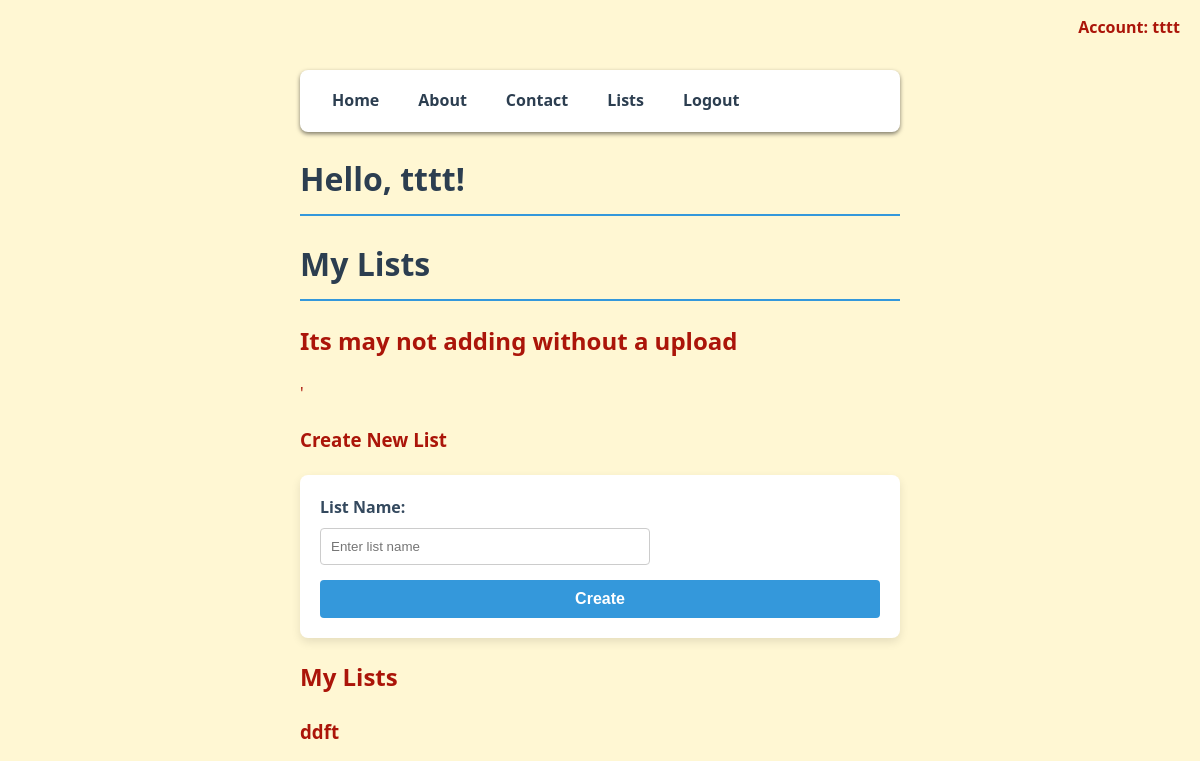
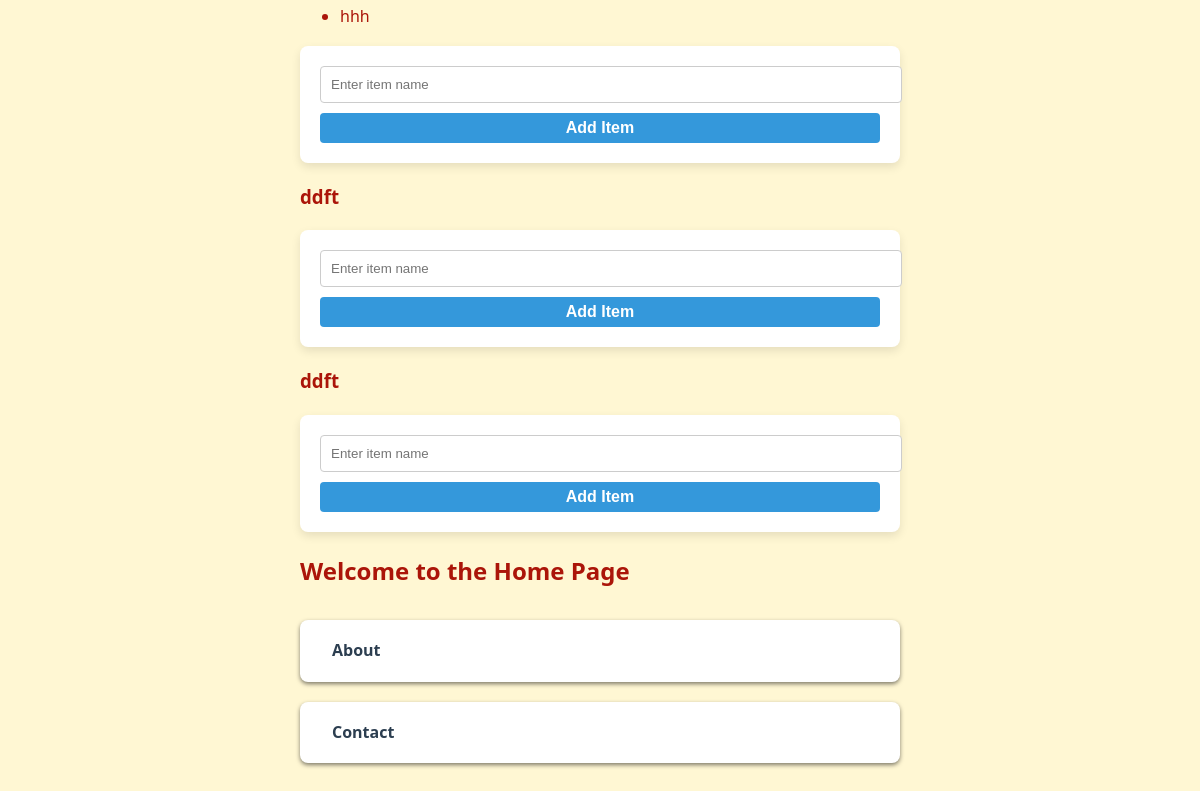
/ (signed in), run on an earlier commit of the app's database (2 pictures, top to bottom).
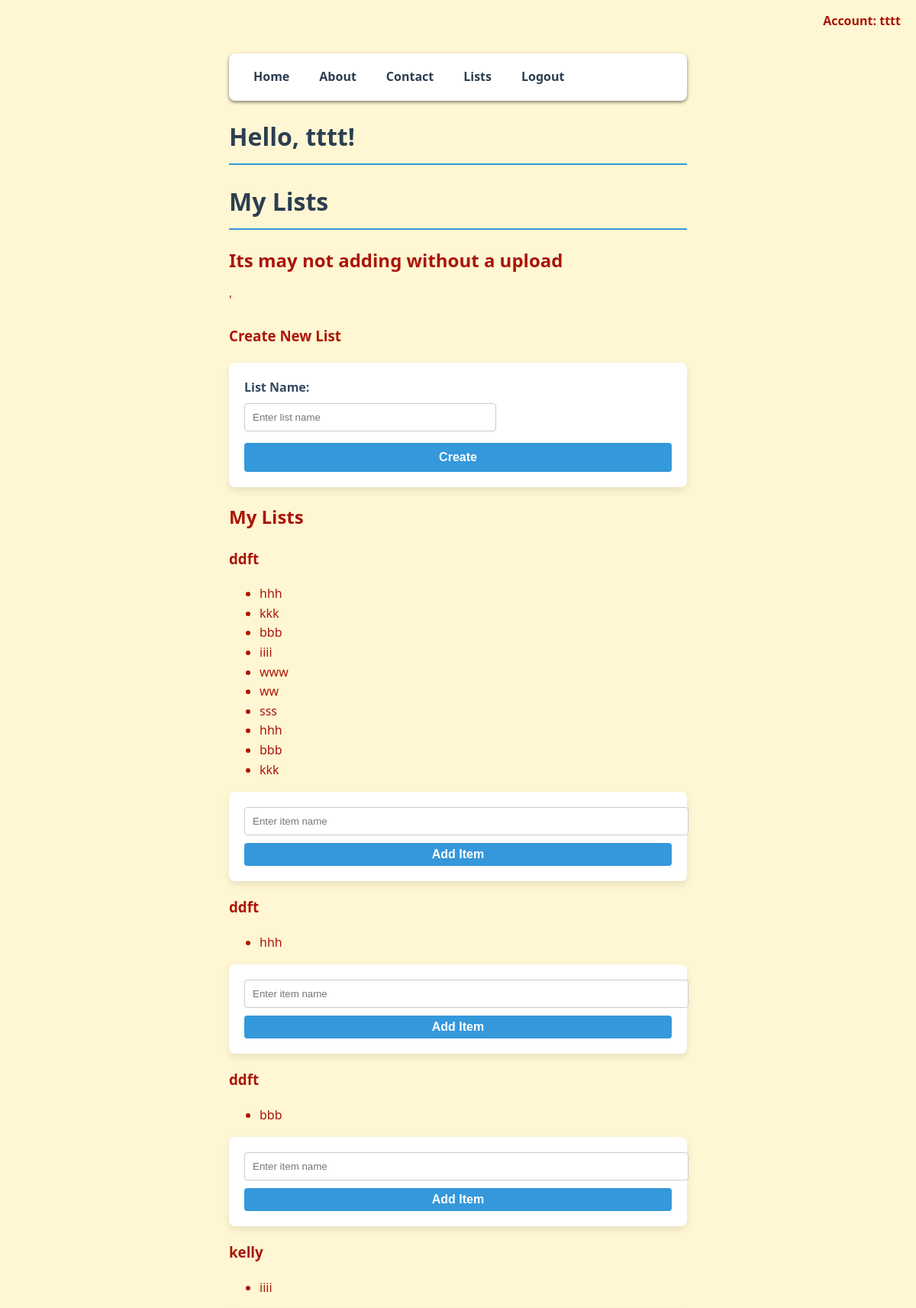
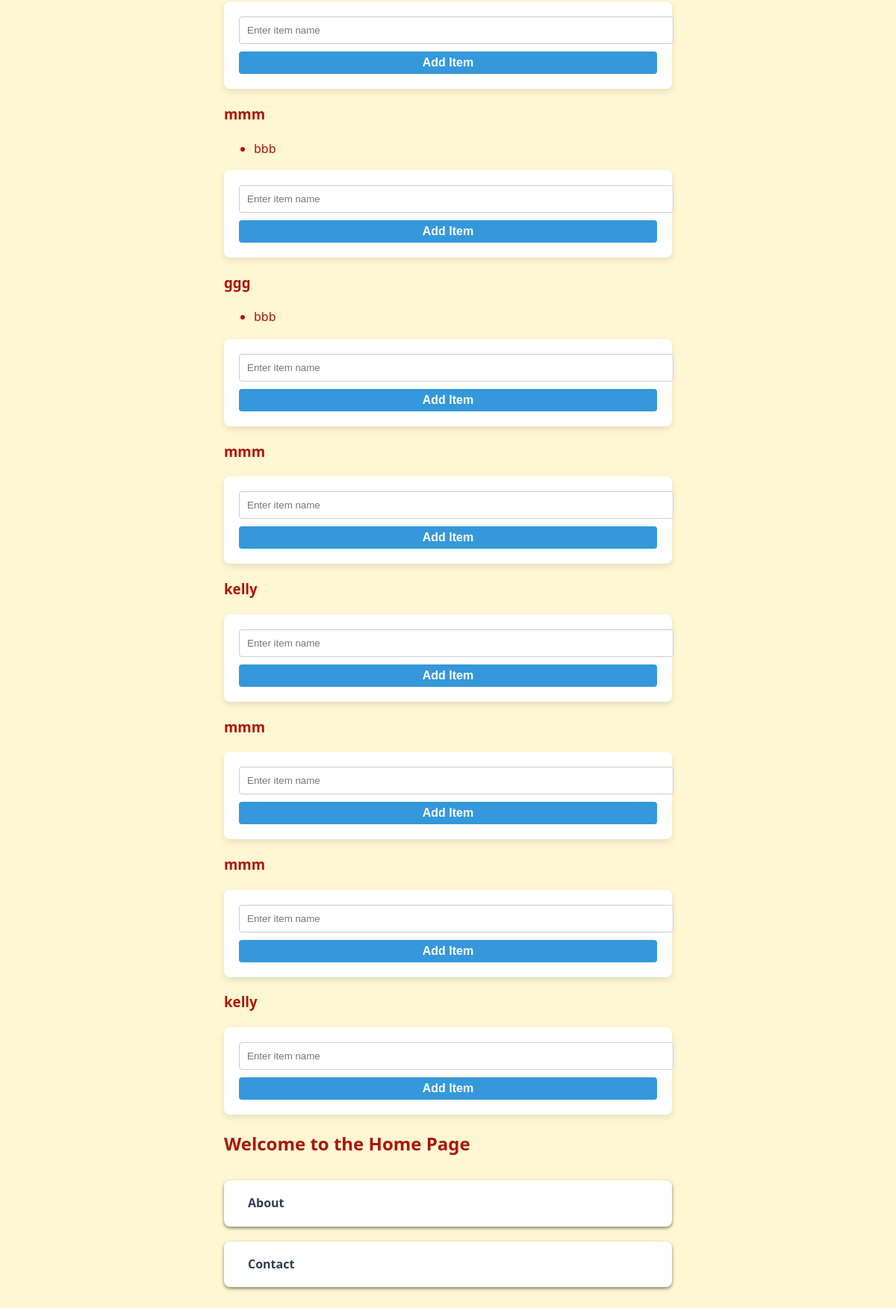
And on a later commit of the database (2 pictures, top to bottom).
### site.py (models this page shows)
class Group(db.Model):
    id = db.Column(db.Integer, primary_key=True)
    name = db.Column(db.String(100), nullable=False)
    user_id = db.Column(db.Integer, db.ForeignKey('user.id'), nullable=False)
    items = db.relationship('Item', backref='group', cascade='all, delete-orphan', lazy=True)

class Item(db.Model):
    id = db.Column(db.Integer, primary_key=True)
    text = db.Column(db.String(200), nullable=False)
    group_id = db.Column(db.Integer, db.ForeignKey('group.id'), nullable=False)

### site.py (the view)
@app.route('/')
def home():
    username = session.get('username')
    lists = []
    if username:
        user = User.query.filter_by(username=username).first()
        if user:
            lists = Group.query.filter_by(user_id=user.id).all()
    return render_template('index.html', username=username, lists=lists)

### templates/index.html (shortened to what this page needs)
<!DOCTYPE html>
<html lang="en">
<head>
    <link rel="stylesheet" href="{{ url_for('static', filename='style.css') }}">
</head>
<body>
    <nav>
        <a href="{{url_for('home') }}">Home</a>
        <a href="{{url_for('about') }}">About</a>
        <a href="{{url_for('contact') }}">Contact</a>
        <a href="{{url_for('lists') }}">Lists</a>
        {% if username %}
            <a href="{{ url_for('logout') }}">Logout</a>
        {% else %}
            <a href="{{ url_for('login') }}">Login</a>
            <a href="{{ url_for('register') }}">Register</a>
        {% endif %}
    </nav>
    {% if username %}
        <div style='position: absolute; top:15px; right: 20px; font-weight: bold;'>
            Account: {{ username }}
        </div>
    {% endif %}
    <header>
        <h1>Hello, {{ username }}!</h1>
    </header>
    <h1>My Lists</h1>
    <h2>Its may not adding without a upload</h2>
    {% if username %}
        <div class='card'>'
            <h3>Create New List</h3>
            <form hx-post="{{ url_for('create_list') }}"
                  hx-target='#lists-container'
                  hx-swap='beforeend'
                  hx-on::after-request="this.reset()"
                  method="POST">
                <label for="list_name">List Name:</label>
                <input type="text" id="list_name" name="list_name" required placeholder="Enter list name">
                <button type="submit">Create</button>
            </form>
        </div>
        <h2>My Lists</h2>
        <div class='group-container' id='lists-container'>
            {% if lists %}
                {% for list in lists %}
                    <div class='group-card' id='list-card-{{ list.id }}'>
                        <h3>{{ list.name }}</h3>
                        <ul class='item-list' id='items-{{ list.id }}'>
                            {% for item in list.items %}
                                <li>{{ item.text }}</li>
                            {% endfor %}
                        </ul>
                        <form hx-post="{{ url_for('add_item', list_id=list.id) }}"
                              hx-target="#items-{{ list.id }}"
                              hx-swap="innerHTML"
                              hx-on::after-request="this.reset()"
                              style="margin-top: 15px;">
                            <input type="text" name="text" required placeholder="Enter item name" style="width: 100%; margin-bottom: 10px;">
                            <button type="submit" style='font-size: 16px; padding: 6px 12px;'>Add Item</button>
                        </form>
                    </div>
                {% endfor %}
            {% else %}
                <p>You have no lists yet. Create one above!</p>
            {% endif %}
        </div>
    {% else %}
        <p>Please <a href="{{url_for('login')}}">log in</a> or <a href="{{ url_for('register')}}">register</a> to view your lists.</p>
    {% endif %}
    <main>
        <selection>
            <h2>Welcome to the Home Page</h2>
        </selection>
        <nav style="margin-top: 30px;">
            <a href="/about">About</a>
        </nav>
        <nav>
            <a href="/contact">Contact</a>
        </nav>
    </main>
</body>
</html>

What changed in the data, as far as the page shows it:
added Item: text "kkk", shown under Group (number 1 of 11 on the later page)
added Item: text "bbb", shown under Group (number 1 of 11 on the later page)
added Item: text "iiii", shown under Group (number 1 of 11 on the later page)
added Item: text "www", shown under Group (number 1 of 11 on the later page)
added Item: text "ww", shown under Group (number 1 of 11 on the later page)
added Item: text "sss", shown under Group (number 1 of 11 on the later page)
added Item: text "hhh", shown under Group (number 1 of 11 on the later page)
added Item: text "bbb", shown under Group (number 1 of 11 on the later page)
added Item: text "kkk", shown under Group (number 1 of 11 on the later page)
added Item: text "hhh", shown under Group (number 2 of 11 on the later page)
added Item: text "bbb", shown under Group (number 3 of 11 on the later page)
added Group: name "kelly"
added Item: text "iiii", shown under "kelly"
added Group: name "mmm"
added Item: text "bbb", shown under "mmm"
added Group: name "ggg"
added Item: text "bbb", shown under "ggg"
added Group: name "mmm"
added Group: name "kelly"
added Group: name "mmm"
added Group: name "mmm"
added Group: name "kelly"
